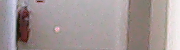
#> input picture images and filters/10 meters new/cropped_opencv_frame_1.png, 180 x 50 px, given in place of opencv_frame_1.png, which was not available
$ python detect_circles.py
#> lines starting #> are read from the running program, lines starting #| are printed output that depends on the picture; pictures that were not available may be replaced by others from this repository, and a replacement may not be noted
import sys
import cv2 as cv
import numpy as np


def detect_circles(img, masked=None):
    # [5 lines of commented-out code are left out]
    if masked is None:
        masked = img
    # masked = cv.medianBlur(masked, 5)
    masked = cv.cvtColor(masked, cv.COLOR_BGR2GRAY)
    rows = masked.shape[0]

    circles = cv.HoughCircles(masked, cv.HOUGH_GRADIENT, 1, rows / 8,
                             param1=100, param2=5,
                             minRadius=1, maxRadius=4)
    if circles is None:
        return [(0, 0)]

    result = []
    if circles is not None:
        circles = np.uint16(np.around(circles))
        for i in circles[0, :]:
            # print(f"circle[{i}] ({i[0]}, {i[1]}), r = {i[2]}")
            center = (i[0], i[1])
            result.append(center)

    return result
    #         cv.circle(img, center, 1, (255, 0, 0), 3)
    # cv.imshow("after", img)
    # cv.waitKey(0)


def img_difference(img1, img2):
    diff = cv.subtract(img1, img2)
    #cv.imshow("diff", diff)
    cv.waitKey(0)


def get_images(i, m):
#> called with i = 0, m = 5
    img = cv.imread(f'images and filters/{m} meters new/opencv_frame_{i+1}.png')
#> img is the input picture: shape (50, 180, 3); mean B, G, R 151.5, 151.4, 162.5
    cropped = cv.imread(f'images and filters/{m} meters new/cropped_opencv_frame_{i+1}.png')
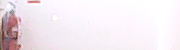
#> input picture images and filters/5 meters new/cropped_opencv_frame_1.png, 180 x 50 px
#> cropped is the input picture: shape (50, 180, 3); mean B, G, R 237.7, 232.2, 241.4
    filtered = cv.imread(f'images and filters/{m} meters new/masked_opencv_frame_{i+1}.png')
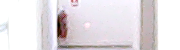
#> input picture images and filters/15 meters new/cropped_opencv_frame_1.png, 180 x 50 px, given in place of masked_opencv_frame_1.png, which was not available
#> filtered is the input picture: shape (50, 180, 3); mean B, G, R 227.2, 223.1, 228.7
    return [img, cropped, filtered]


if __name__ == '__main__':
    for i in range(20):
        images = get_images(i, 5)
#> images = 3 items
        print(detect_circles(images[1]))
#> in detect_circles, `masked = cv.cvtColor(masked, cv.COLOR_BGR2GRAY)`:
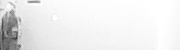
#> masked: shape (50, 180); min 25, max 255, mean 235.6
#> in detect_circles, `circles = cv.HoughCircles(masked, cv.HOUGH_GRADIENT, 1, rows / 8, para..`: circles = [[4.5, 27.5, 3.3], [13.5, 37.5, 3.3], [11.5, 6.5, 3.3], [4.5, 19.5, 3.3], [9.5, 32.5, 3.3], [10.5, 25.5, 3.3], [12.5, 13.5, 3.3], [7.5, 45.5, 3.3], [18.5, 45.5, 2], [4.5, 37.5, 2]]
#> in detect_circles, `circles = np.uint16(np.around(circles))`: circles = [[4, 28, 3], [14, 38, 3], [12, 6, 3], [4, 20, 3], [10, 32, 3], [10, 26, 3], [12, 14, 3], [8, 46, 3], [18, 46, 2], [4, 38, 2]]
#> the loop in detect_circles, `for i in circles[0, :]: # print(f"circle[{i}] ({i[0]}, {i[1]}), r = {i..` made 10 passes
#> after the loop in detect_circles, `for i in circles[0, :]:`: result = [(4, 28), (14, 38), (12, 6), (4, 20), (10, 32), (10, 26), (12, 14), (8, 46), (18, 46), (4, 38)]
#| [(4, 28), (14, 38), (12, 6), (4, 20), (10, 32), (10, 26), (12, 14), (8, 46), (18, 46), (4, 38)]
#> (the run stopped early here; a loop or call above may not have finished)
